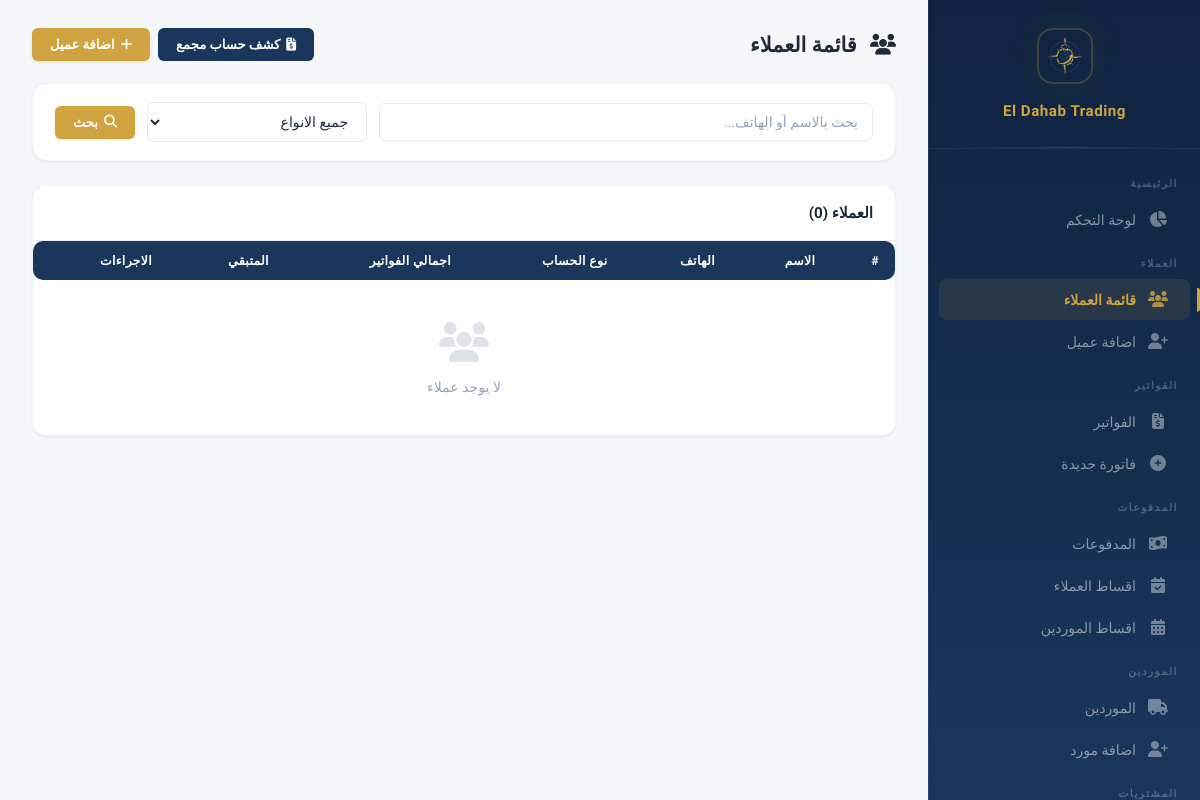
Page /customers (signed in) on the earlier database version.
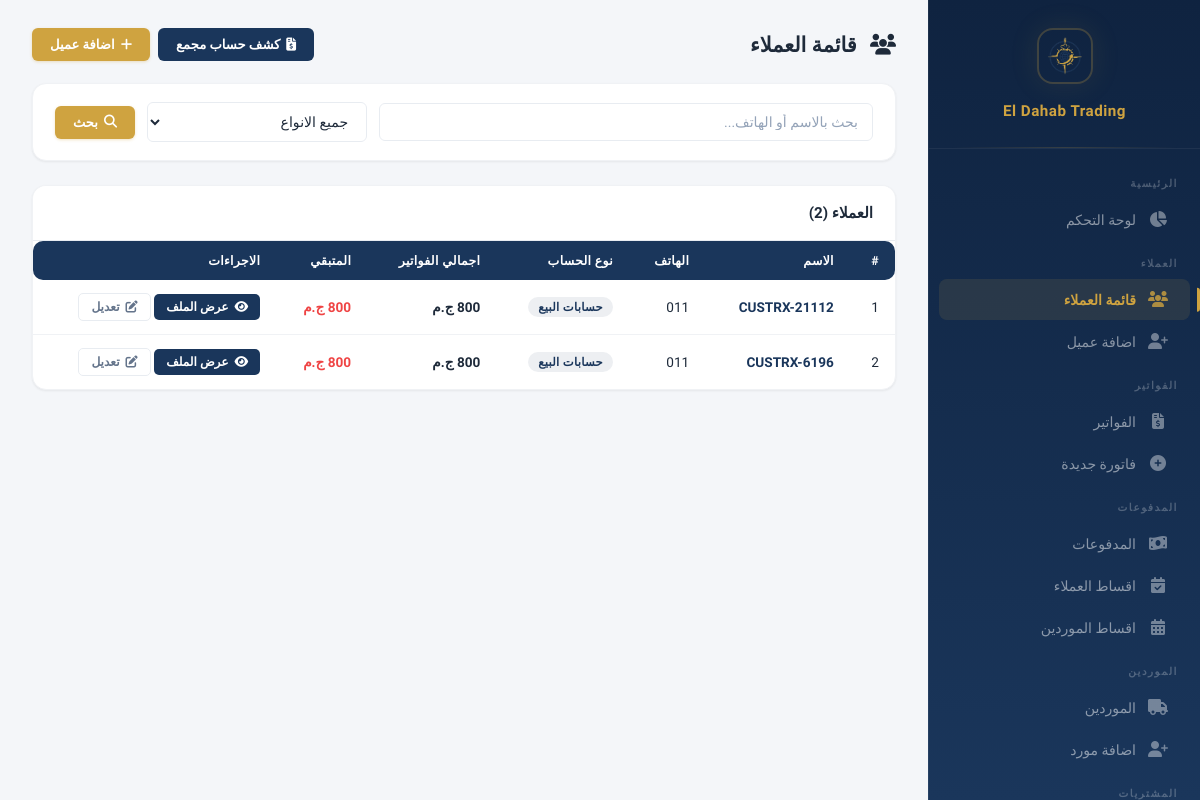
Same page on the later database version.
### models.py (models this page shows, shortened)
class Customer(db.Model):
    __tablename__ = 'customers'
    id = db.Column(db.Integer, primary_key=True)
    name = db.Column(db.String(200), nullable=False)
    phone = db.Column(db.String(50))
    address = db.Column(db.Text)
    account_type = db.Column(db.String(50), nullable=False, default='sales')
    notes = db.Column(db.Text)
    created_at = db.Column(db.DateTime, default=datetime.utcnow)
    invoices = db.relationship('Invoice', backref='customer', lazy=True)
    payments = db.relationship('Payment', backref='customer', lazy=True)
    returns = db.relationship('Return', backref='customer', lazy=True)
    installment_plans = db.relationship('InstallmentPlan', backref='customer', lazy=True)
    def total_invoiced(self):
        return sum(inv.total for inv in self.invoices if not inv.is_returned)
    def total_paid(self):
        return sum(p.amount for p in self.payments)
    def total_returns(self):
        return sum(r.total_amount for r in self.returns)
    def balance(self):
        return self.total_invoiced() - self.total_paid() - self.total_returns()

class Invoice(db.Model):
    __tablename__ = 'invoices'
    id = db.Column(db.Integer, primary_key=True)
    invoice_number = db.Column(db.String(50), unique=True, nullable=False)
    customer_id = db.Column(db.Integer, db.ForeignKey('customers.id'), nullable=False)
    shipping_company = db.Column(db.String(200))
    total = db.Column(db.Float, default=0)
    discount = db.Column(db.Float, default=0)
    payment_type = db.Column(db.String(20), default='cash')
    paid_amount = db.Column(db.Float, default=0)
    remaining = db.Column(db.Float, default=0)
    date = db.Column(db.DateTime, default=datetime.utcnow)
    is_returned = db.Column(db.Boolean, default=False)
    show_balance = db.Column(db.Boolean, default=False)
    payment_method = db.Column(db.String(20), default='cash')
    receipt_image = db.Column(db.String(200))
    created_by = db.Column(db.Integer, db.ForeignKey('users.id'))
    creator = db.relationship('User', foreign_keys=[created_by])
    notes = db.Column(db.Text)
    items = db.relationship('InvoiceItem', backref='invoice', lazy=True, cascade='all, delete-orphan')
    returns = db.relationship('Return', backref='invoice', lazy=True)
    payments = db.relationship('Payment', backref='invoice', lazy=True)

### app.py (the view)
@app.route('/customers')
@login_required
def customers_list():
    account_type = request.args.get('account_type', '')
    search = request.args.get('search', '')
    query = Customer.query
    if account_type:
        query = query.filter_by(account_type=account_type)
    if search:
        query = query.filter(Customer.name.contains(search) | Customer.phone.contains(search))
    customers = query.order_by(Customer.name).all()
    return render_template('customers_list.html', customers=customers,
        ACCOUNT_TYPES=ACCOUNT_TYPES, selected_type=account_type, search=search)

### app.py (called while the page is built)
@app.context_processor
def inject_payment_methods():
    return {'PAYMENT_METHODS': PAYMENT_METHODS}

@app.before_request
def check_session_expiry():
    if 'user_id' in session and session.get('expires_at'):
        if datetime.utcnow().timestamp() > session['expires_at']:
            session.clear()
            flash('انتهت الجلسة، يرجى تسجيل الدخول مرة اخرى', 'warning')
            return redirect(url_for('login'))

@app.context_processor
def inject_user():
    if not hasattr(g, 'current_user'):
        g.current_user = db.session.get(User, session['user_id']) if 'user_id' in session else None
    return dict(current_user=g.current_user)

### models.py (called while the page is built)
    def has_permission(self, page):
        if self.is_admin:
            return True
        return any(p.page == page for p in self.permissions)

### templates/customers_list.html (shortened to what this page needs)
{% extends "base.html" %}
{% block content %}
<div class="page-header">
    <h1 style="font-size:1.3rem;font-weight:700;color:var(--text);margin-bottom:0;">
        <i class="fas fa-users" style="margin-left:8px;"></i> قائمة العملاء
    </h1>
    <div style="display:flex;gap:8px;">
        <a href="{{ url_for('customers_statement_all') }}" class="btn btn-navy"><i class="fas fa-file-invoice-dollar"></i> كشف حساب مجمع</a>
        <a href="{{ url_for('customer_add') }}" class="btn btn-gold"><i class="fas fa-plus"></i> اضافة عميل</a>
    </div>
</div>
<div class="data-card" style="margin-bottom:24px;">
    <div class="data-card-body">
        <form method="GET" action="{{ url_for('customers_list') }}" style="display:flex;gap:12px;align-items:center;flex-wrap:wrap;">
            <input type="text" name="search" value="{{ search }}" placeholder="بحث بالاسم أو الهاتف..." class="form-control" style="flex:1;min-width:200px;">
            <select name="account_type" class="form-control" style="max-width:220px;">
                <option value="">جميع الانواع</option>
            </select>
            <button type="submit" class="btn btn-gold"><i class="fas fa-search"></i> بحث</button>
        </form>
    </div>
</div>
<div class="data-card">
    <div class="data-card-header">
        <h3>العملاء ({{ customers|length }})</h3>
    </div>
    <div class="data-card-body" style="padding:0;">
        <table>
            <thead>
                <tr>
                    <th>#</th>
                    <th>الاسم</th>
                    <th>الهاتف</th>
                    <th>نوع الحساب</th>
                    <th>اجمالي الفواتير</th>
                    <th>المتبقي</th>
                    <th>الاجراءات</th>
                </tr>
            </thead>
            <tbody>
                {% for c in customers %}
                <tr>
                    <td>{{ loop.index }}</td>
                    <td>
                        <a href="{{ url_for('customer_profile', customer_id=c.id) }}" style="color:var(--navy);text-decoration:none;font-weight:700;">
                            {{ c.name }}
                        </a>
                    </td>
                    <td>{{ c.phone or '—' }}</td>
                    <td>
                        <span class="badge badge-navy">{{ ACCOUNT_TYPES.get(c.account_type, c.account_type) }}</span>
                    </td>
                    <td style="font-weight:700;">{{ "{:,.0f}".format(c.total_invoiced() or 0) }} ج.م</td>
                    <td>
                        <span class="{% if c.balance() > 0 %}text-danger{% else %}text-success{% endif %}" style="font-weight:700;">
                            {{ "{:,.0f}".format(c.balance() or 0) }} ج.م
                        </span>
                    </td>
                    <td>
                        <a href="{{ url_for('customer_profile', customer_id=c.id) }}" class="btn btn-sm btn-navy"><i class="fas fa-eye"></i> عرض الملف</a>
                        <a href="{{ url_for('customer_edit', customer_id=c.id) }}" class="btn btn-sm btn-outline"><i class="fas fa-edit"></i> تعديل</a>
                    </td>
                </tr>
                {% endfor %}
                {% if not customers %}
                <tr>
                    <td colspan="7" class="empty-state" style="padding:40px;">
                        <div class="empty-icon"><i class="fas fa-users"></i></div>
                        <p>لا يوجد عملاء</p>
                    </td>
                </tr>
                {% endif %}
            </tbody>
        </table>
    </div>
</div>
{% endblock %}

Differences in the rows shown:
added Customer: name "CUSTRX-21112", phone "011", get "حسابات البيع"
added Invoice: is_returned+total "800"
added Customer: name "CUSTRX-6196", phone "011", get "حسابات البيع"
added Invoice: is_returned+total "800"
Other differences:
{{ customers|length }}: "0" → "2"
text no longer shown: "لا يوجد عملاء"
